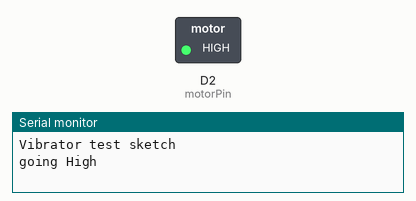
Bench run of a sketch on a simulated ESP8266 (NodeMCU). On the bench: switched loads named in the sketch (green lamp = pin HIGH), the last lines printed to the serial monitor.

Above: at 1.0 s.
At 3.0 s:
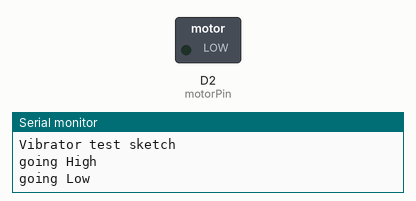
Timing chart, 0 to 5.2 s (numbered marks = the images above):
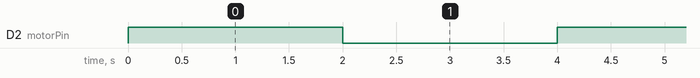

Measured:
- by itself, D2 (motorPin): alternates HIGH for 2.0 s and LOW for 2.0 s

The sketch:

drinking_buddy_vibrator.ino
```cpp
int motorPin = D2;

void setup()
{
  pinMode(motorPin, OUTPUT);
  Serial.begin(9600);
  Serial.println("Vibrator test sketch");
}

void loop()
{
  Serial.println("going High");
  digitalWrite(motorPin, HIGH);
  delay(2000);

  Serial.println("going Low");
  digitalWrite(motorPin, LOW);
  delay(2000);
}
```
